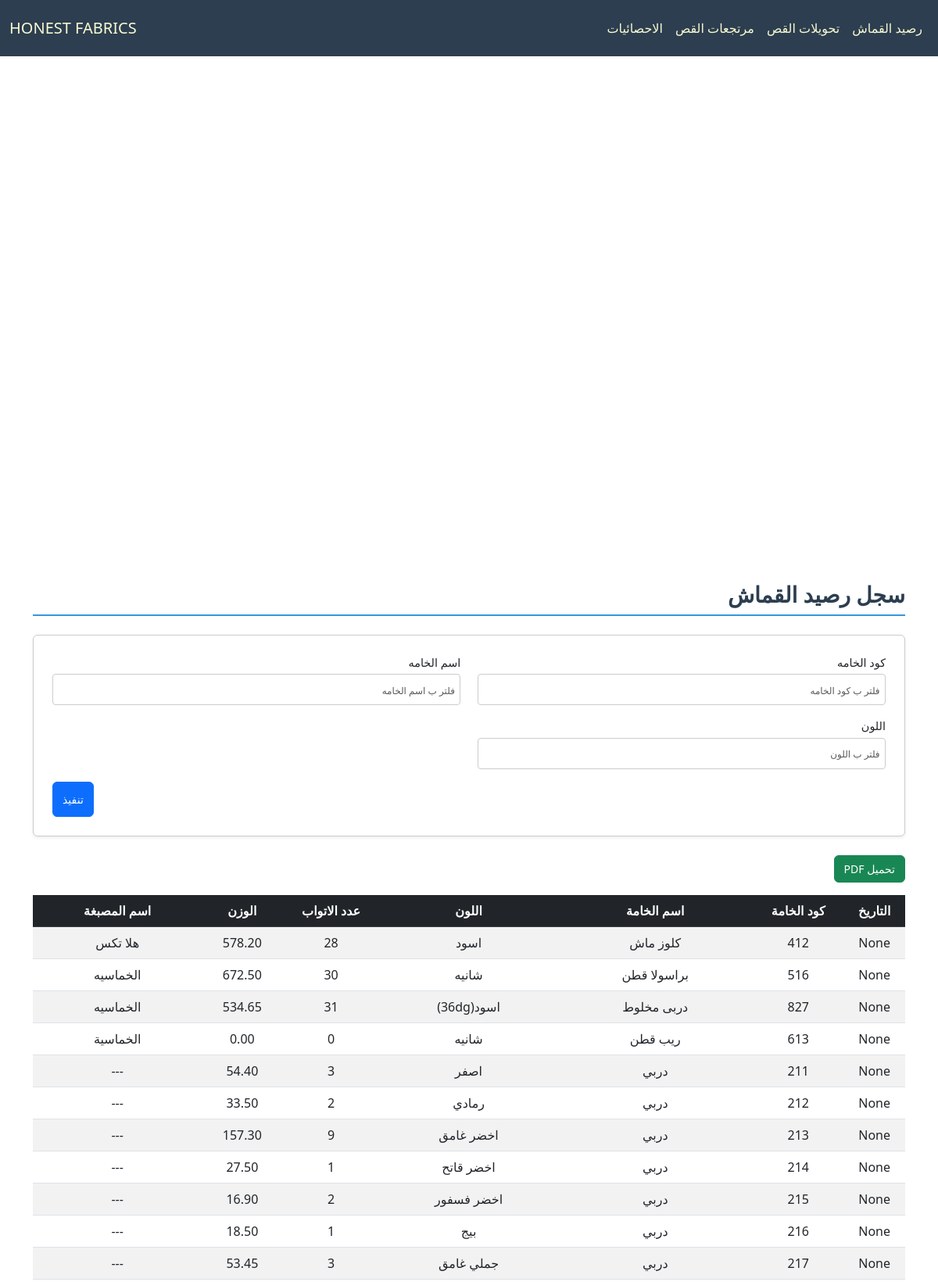
Screenshot of /cloth/ (upper part) with the database file from the repository.
### cloth/models.py (models this page shows, shortened)
class Base(models.Model):
    id = models.AutoField(primary_key=True, verbose_name="الرمز")
    fabric_code = models.CharField(max_length=100, verbose_name="كود الخامه", db_index=True, null=True, blank=True)
    fabric_name = models.CharField(max_length=200, verbose_name="اسم الخامه", null=True, blank=True)
    color = models.CharField(max_length=100, verbose_name="اللون", null=True, blank=True)
    roll = models.PositiveIntegerField(verbose_name="عدد الاتواب", null=True, blank=True)
    weight = models.DecimalField(max_digits=10, decimal_places=2, verbose_name="الوزن", null=True, blank=True)
    date = models.CharField(max_length=100,verbose_name="التاريخ", null=True, blank=True)
    class Meta:
        abstract = True

class Fabric(Base):
    dyehouse_name = models.CharField(max_length=200, verbose_name="اسم المصبغة", null=True, blank=True)

### cloth/views.py (the view)
# urls.py: path('', FabricView.as_view(), name='fabric_view'),
class FabricView(FilterableListView):
    template_name = "cloth/balance.html"
    model = Fabric
    filter_fields = ['fabric_code', 'fabric_name', 'color']
    columns = ["التاريخ","كود الخامة","اسم الخامة","اللون","عدد الاتواب","الوزن","اسم المصبغة"]

### cloth/views.py (called while the page is built)
    def get_queryset(self):
        queryset = super().get_queryset()
        filters = Q()
        ordering = self.request.GET.get('order', 'desc')
        for field in self.filter_fields:
            filter_value = self.request.GET.get(field)
            if filter_value:
                filters &= Q(**{f"{field}__icontains": filter_value})
        filtered_queryset = queryset.filter(filters)
        models = list(filtered_queryset)
        models.sort(
            key=lambda x: self.parse_date(x.date) if x.date else datetime.min,
            reverse=(ordering == 'desc')
        )
        return models

    def get_context_data(self, **kwargs):
        context = super().get_context_data(**kwargs)
        update = Updates.objects.all().order_by('-date').first()
        context['update'] = localtime(update.date).strftime("%d/%m %I:%M %p") if update and update.date else None
        context['columns'] = self.columns
        model_meta = self.model._meta
        context['filter_fields'] = [
            {
                'field_name': field,
                'verbose_name': model_meta.get_field(field).verbose_name,
                'value': self.request.GET.get(field) or "",
            }
            for field in self.filter_fields
        ]
        return context

### cloth/templates/cloth/balance.html (shortened to what this page needs)
{% extends "cloth/layout.html" %}
{% load static %}
{% block home_page %}
<a class="navbar-brand" href="{% url 'fabric_view' %}">HONEST FABRICS</a>
{% endblock %}
{% block navbar_links_small %}
{% include "cloth/nav_links.html" %}
{% endblock %}
{% block body %}
    <h2 class="section-title pt-4">سجل رصيد القماش</h2>
    <form method="get" class="filter-form-flex mb-4 p-4 rounded shadow-sm">
        {% for filter_field in filter_fields %}
        <div class="form-group mb-3">
            <label for="filter_{{ forloop.counter }}" class="form-label">{{ filter_field.verbose_name }}</label>
            <input type="text" id="filter_{{ forloop.counter }}" name="{{ filter_field.field_name }}"
                   placeholder="فلتر ب {{ filter_field.verbose_name }}"
                   class="form-control"
                   value="{{ filter_field.value }}">
        </div>
        {% endfor %}
        <div class="submit-container">
            <button type="submit" class="btn btn-primary submit-btn">تنفيذ</button>
        </div>
    </form>
    <button onclick="generatePDF()" class="btn btn-success mb-3">تحميل PDF</button>
    <div style="overflow-y: auto; max-height: 70vh; position: relative;" class="table-responsive mb-4">
        <table id="data-table" class="table table-striped">
            <thead class="table-dark">
                <tr>
                    <th style="position: sticky; top: 0;" >التاريخ</th>
                    <th style="position: sticky; top: 0;" >كود الخامة</th>
                    <th style="position: sticky; top: 0;" >اسم الخامة</th>
                    <th style="position: sticky; top: 0;" >اللون</th>
                    <th style="position: sticky; top: 0;" >عدد الاتواب</th>
                    <th style="position: sticky; top: 0;" >الوزن</th>
                    <th style="position: sticky; top: 0;" >اسم المصبغة</th>
                </tr>
            </thead>
            <tbody>
                {% for model in models %}
                <tr>
                    <td>{{ model.date }}</td>
                    <td>{{ model.fabric_code }}</td>
                    <td>{{ model.fabric_name }}</td>
                    <td>{{ model.color }}</td>
                    <td>{{ model.roll }}</td>
                    <td>{{ model.weight }}</td>
                    <td>{{ model.dyehouse_name }}</td>
                </tr>
                {% empty %}
                <tr>
                    <td colspan="7" class="text-center">لا يوجد عناصر</td>
                </tr>
                {% endfor %}
            </tbody>
        </table>
    </div>
{% endblock body %}

### cloth/static/cloth/styles.css (style rules this page uses)
:root { --primary-color: #3498db; --light-blue: #3db1ff5e; --secondary-color: #2c3e50; --success-color: #2ecc71; --danger-color: #e74c3c; --warning-color: #f1c40f; --light-bg: #f8f9fa; --dark-bg: #343a40; --light-text: lightgoldenrodyellow; --golden-text: rgb(255, 255, 0); --border-color: #dee2e6; --white-color: #ffffff; }
*, *::before, *::after { box-sizing: border-box; }
ul, div { padding: 0; margin: 0; }
body { background-color: var(--light-bg); margin-top: 80px; margin-inline: 0; font-family: 'Segoe UI', Tahoma, Geneva, Verdana, sans-serif; line-height: 1.6; font-size: 16px; }
#navbar, #navbar a, #navbar-menu-body, #navbar-menu-body a { color: var(--light-text) !important; }
.section-title { color: var(--secondary-color); border-bottom: 2px solid var(--primary-color); padding-bottom: 0.5rem; margin-bottom: 1.5rem; font-weight: bold; }
.table { border-collapse: separate; border-spacing: 0; border-radius: 8px; width: 100%; }
.table th, .table td { text-align: center; vertical-align: middle; padding: 10px; }
.table-striped tbody tr:nth-of-type(odd) { background-color: var(--light-bg); }
.table-dark th { background-color: var(--secondary-color); color: var(--light-text); }
.table-responsive { overflow-x: auto; }
.table-responsive table th, .table-responsive table td { white-space: nowrap; min-width: fit-content; }
.table-responsive table { width: 100%; table-layout: auto; }
.filter-form-flex { display: flex; flex-wrap: wrap; padding: 1rem; border: 1px solid #ccc; border-radius: 8px; background-color: #fff; justify-content: space-between; column-gap: 2px; direction: rtl; }
.filter-form-flex .form-group { display: flex; flex-direction: column; margin-bottom: 5px; width: 49%; }
.filter-form-flex .form-label { font-size: 0.9rem; margin-bottom: 0.25rem; }
.filter-form-flex .form-control { border: 1px solid #ccc; border-radius: 4px; padding: 0.4rem; font-size: 0.9rem; }
.filter-form-flex input[type="text"], .filter-form-flex input[type="number"], .filter-form-flex input[type="date"] { width: 100%; height: 40px; }
.submit-container { display: flex; justify-content: flex-end; width: 100%; }
.filter-form-flex .submit-btn { width: auto; height: 45px; font-size: 1rem; }
@media (max-width: 1200px) { body { font-size: 15px; } }
@media (max-width: 1200px) { h4.section-title, h2 { font-size: 28px !important; } }
@media (max-width: 1200px) { p.lead, .oped_details_btn, .btn { font-size: 14px !important; } }
@media (max-width: 1200px) { ::placeholder { font-size: 12px !important; } }

### rows the page displays
Fabric: date "None", fabric_code "412", fabric_name "كلوز ماش", color "اسود", roll "28", weight "578.20", dyehouse_name "هلا تكس"
Fabric: date "None", fabric_code "516", fabric_name "براسولا قطن", color "شانيه", roll "30", weight "672.50", dyehouse_name "الخماسيه"
Fabric: date "None", fabric_code "827", fabric_name "دربى مخلوط", color "اسود(36dg)", roll "31", weight "534.65", dyehouse_name "الخماسيه"
Fabric: date "None", fabric_code "613", fabric_name "ريب قطن", color "شانيه", roll "0", weight "0.00", dyehouse_name "الخماسية"
Fabric: date "None", fabric_code "211", fabric_name "دربي", color "اصفر", roll "3", weight "54.40", dyehouse_name "---"
Fabric: date "None", fabric_code "212", fabric_name "دربي", color "رمادي", roll "2", weight "33.50", dyehouse_name "---"
Fabric: date "None", fabric_code "213", fabric_name "دربي", color "اخضر غامق", roll "9", weight "157.30", dyehouse_name "---"
Fabric: date "None", fabric_code "214", fabric_name "دربي", color "اخضر قاتح", roll "1", weight "27.50", dyehouse_name "---"
Fabric: date "None", fabric_code "215", fabric_name "دربي", color "اخضر فسفور", roll "2", weight "16.90", dyehouse_name "---"
Fabric: date "None", fabric_code "216", fabric_name "دربي", color "بيج", roll "1", weight "18.50", dyehouse_name "---"
Fabric: date "None", fabric_code "217", fabric_name "دربي", color "جملي غامق", roll "3", weight "53.45", dyehouse_name "---"

### other values shown
{{ filter_field.verbose_name }} "كود الخامه" "اسم الخامه" "اللون"
